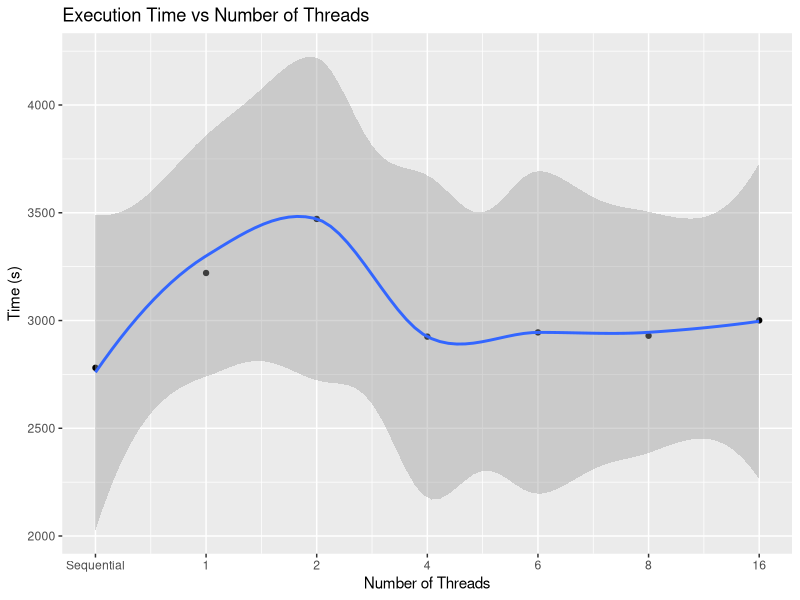
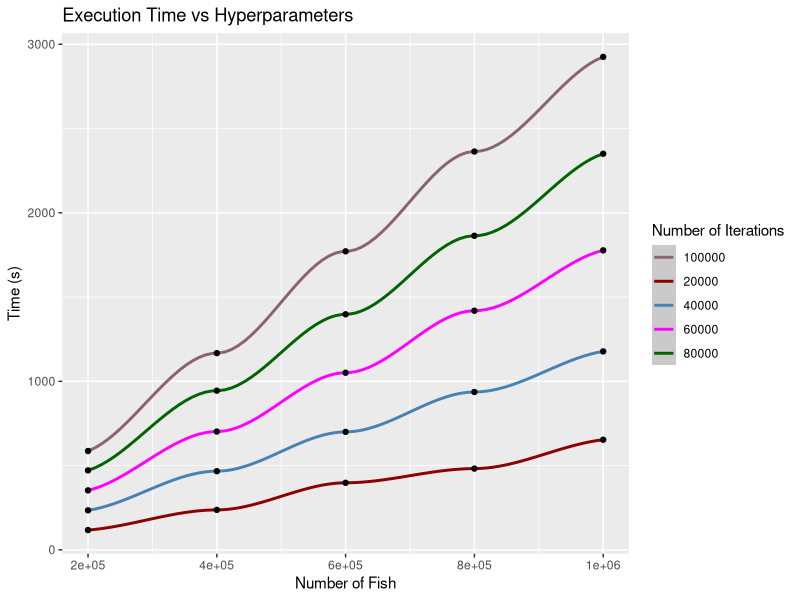
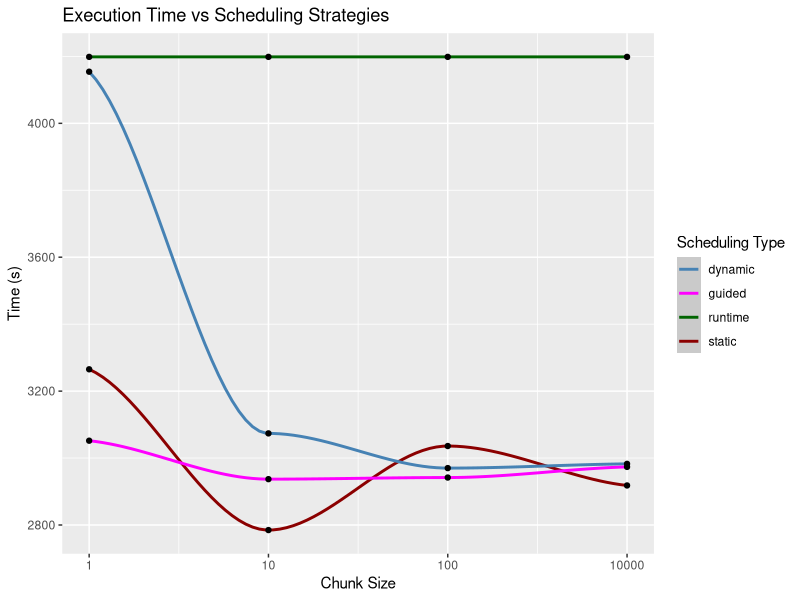

Recreate these plots in R, in order.
## ---- chunk 1
library(ggplot2)
## ---- chunk 2
ggplot(
    data.frame(
      num_threads = seq(7),
      time = c(
        2780.588561,
        3220.587380,
        3471.353496,
        2925.219894,
        2944.861335,
        2929.350958,
        3000.694720)),
    aes(x = num_threads, y = time)) +
    ggtitle("Execution Time vs Number of Threads") +
    labs(x = "Number of Threads", y = "Time (s)") +
    scale_x_continuous(
      breaks = seq(7),
      labels = c("Sequential", 1, 2, 4, 6, 8, 16)) +
    geom_point() +
    geom_smooth()
## ---- chunk 3

ggplot(
  data = data.frame(
    num_fish =  c(200000, 400000, 600000, 800000, 1000000),
    iter_20000 = c(117.350819,237.082449,397.935612,482.203047, 653.402037),
    iter_40000 = c(234.463991,466.925614,700.021926,936.720754,1177.662832),
    iter_60000 = c(353.012268,701.901361,1050.975947,1418.876797,1777.164701),
    iter_80000 = c(471.402103,944.524666,1397.776130,1863.592248,2350.380621),
    iter_100000 = c(586.554482, 1167.285182, 1771.424057,2363.592248, 2925.219894)),
  aes(x = num_fish)) +
  geom_smooth(aes(y = iter_20000, color = "20000")) +
  geom_smooth(aes(y = iter_40000, color = "40000")) +
  geom_smooth(aes(y = iter_60000, color = "60000")) +
  geom_smooth(aes(y = iter_80000, color = "80000")) +
  geom_smooth(aes(y = iter_100000, color = "100000")) +
  geom_point(aes(y = iter_20000)) +
  geom_point(aes(y = iter_40000)) +
  geom_point(aes(y = iter_60000)) +
  geom_point(aes(y = iter_80000)) +
  geom_point(aes(y = iter_100000)) +
  ggtitle("Execution Time vs Hyperparameters") +
  labs(x = "Number of Fish",
    y = "Time (s)",
    color = "Number of Iterations") +
  scale_color_manual(values = c(
    "20000" = "darkred",
    "40000" = "steelblue",
    "60000" = "magenta",
    "80000" = "darkgreen",
    "100000" = "pink4"))
## ---- chunk 4
ggplot(
  data = data.frame(
    chunk_size = c(1, 2, 3, 4),
    static = c(3265.162540, 2784.864581, 3035.950782, 2918.142244),
    dynamic = c(4154.18010, 3073.691588, 2970.014433, 2982.671884),
    guided = c(3051.865076, 2937.002249, 2941.794308, 2973.637886),
    runtime = 4198.46404),
  aes(x = chunk_size)) +
  geom_smooth(aes(y = static, color = "static")) +
  geom_smooth(aes(y = dynamic, color = "dynamic")) +
  geom_smooth(aes(y = guided, color = "guided")) +
  geom_smooth(aes(y = runtime, color = "runtime")) +
  geom_point(aes(y = static)) +
  geom_point(aes(y = dynamic)) +
  geom_point(aes(y = guided)) +
  geom_point(aes(y = runtime)) +
  ggtitle("Execution Time vs Scheduling Strategies") +
  labs(x = "Chunk Size",
    y = "Time (s)",
    color = "Scheduling Type") +
  scale_x_continuous(labels = c(1, 10, 100, 10000)) +
  scale_color_manual(values = c(
    "static" = "darkred",
    "dynamic" = "steelblue",
    "guided" = "magenta",
    "runtime" = "darkgreen"))
